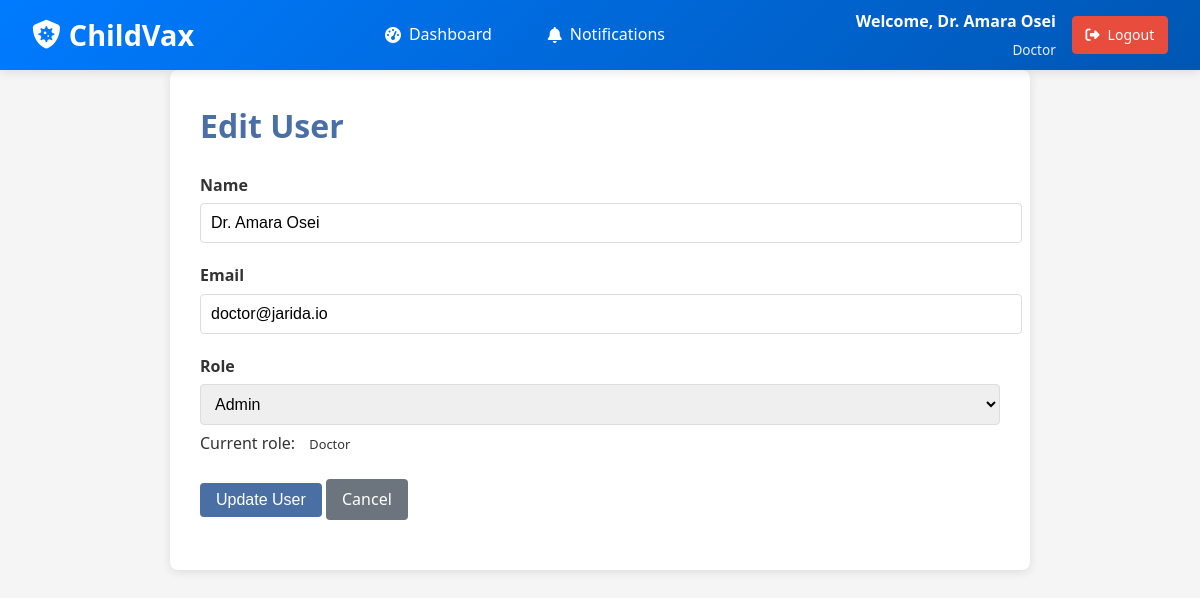
/pages/admin/edit_user.php?id=2 (signed in), run on the app's committed database.
### tables this page shows
CREATE TABLE IF NOT EXISTS `users` (
    `user_id`    INT UNSIGNED NOT NULL AUTO_INCREMENT,
    `name`       VARCHAR(100)  NOT NULL,
    `email`      VARCHAR(255)  NOT NULL,
    `password`   VARCHAR(255)  NOT NULL,
    `phone`      VARCHAR(20)   DEFAULT NULL,
    `role`       ENUM('admin','Guardian','doctor','SocialCaregiver') NOT NULL DEFAULT 'Guardian',
    `location`   VARCHAR(255)  DEFAULT NULL,
    `id_number`  VARCHAR(50)   DEFAULT NULL,
    `created_at` DATETIME      NOT NULL DEFAULT CURRENT_TIMESTAMP,
    PRIMARY KEY (`user_id`),
    UNIQUE KEY `uq_email` (`email`)
);

### pages/admin/edit_user.php (the view, shortened to what this page needs)
<?php
require __DIR__ . '/../../includes/auth.php';
$user_id = intval($_GET['id']);
$stmt = $conn->prepare("SELECT * FROM users WHERE user_id = ?");
$stmt->execute([$user_id]);
$user = $stmt->fetch(PDO::FETCH_ASSOC);
?>
<!DOCTYPE html>
<html lang="en">
<head>
</head>
<body>
    <?php include __DIR__ . '/../navbar.php'; ?>
    <div class="container">
        <h1>Edit User</h1>
        <form method="post">
            <div class="form-group">
                <label for="name">Name</label>
                <input type="text" id="name" name="name" value="<?= htmlspecialchars($user['name']) ?>" required>
            </div>
            <div class="form-group">
                <label for="email">Email</label>
                <input type="email" id="email" name="email" value="<?= htmlspecialchars($user['email']) ?>" required>
            </div>
            <div class="form-group">
                <label for="role">Role</label>
                <select id="role" name="role" required>
                    <option value="admin" <?= $user['role'] === 'admin' ? 'selected' : '' ?>>Admin</option>
                </select>
                <div style="margin-top: 5px;">
                    Current role: <span class="role-badge <?= htmlspecialchars($user['role']) ?>">
                        <?= ucfirst(htmlspecialchars($user['role'])) ?>
                    </span>
                </div>
            </div>
            <div class="form-group">
                <button type="submit" class="btn">Update User</button>
                <a href="manage_roles.php" class="btn btn-secondary">Cancel</a>
            </div>
        </form>
    </div>
</body>
</html>

### pages/admin/edit_user.php (style rules this page uses)
body { font-family: 'Segoe UI', Tahoma, Geneva, Verdana, sans-serif; line-height: 1.6; margin: 0; padding: 20px; background-color: #f5f5f5; color: #333; }
.container { max-width: 800px; margin: 0 auto; background: white; padding: 30px; border-radius: 8px; box-shadow: 0 2px 10px rgba(0, 0, 0, 0.1); }
h1 { color: #4a6fa5; margin-top: 0; }
.form-group { margin-bottom: 20px; }
label { display: block; margin-bottom: 5px; font-weight: 600; }
input[type="text"], input[type="email"], select { width: 100%; padding: 10px; border: 1px solid #ddd; border-radius: 4px; font-size: 16px; }
.btn { display: inline-block; padding: 10px 20px; background-color: #4a6fa5; color: white; text-decoration: none; border: none; border-radius: 4px; cursor: pointer; font-size: 16px; transition: background-color 0.3s; }
.btn-secondary { background-color: #6c757d; }
.role-badge { display: inline-block; padding: 4px 10px; border-radius: 20px; font-size: 0.8em; font-weight: 500; text-transform: capitalize; }

### pages/navbar.php (style rules this page uses)
:root { --primary-color: #007BFF; --secondary-color: #0056b3; --accent-color: #e74c3c; --light-color: #ecf0f1; --dark-color: #2c3e50; --success-color: #27ae60; --warning-color: #f39c12; --white: #ffffff; }
body { padding-top: 70px; margin: 0; font-family: 'Segoe UI', Tahoma, Geneva, Verdana, sans-serif; }
.btn { padding: 0.5rem 1rem; border-radius: 4px; text-decoration: none; font-weight: 500; transition: all 0.3s ease; border: none; cursor: pointer; display: inline-flex; align-items: center; gap: 0.5rem; }

### data on the page
users: name "Dr. Amara Osei", email "doctor@jarida.io", role "Doctor"

### other printed values
$_SESSION['name'] "Dr. Amara Osei"
getRoleDisplayName($_SESSION['role'] ?? '') "Doctor"
